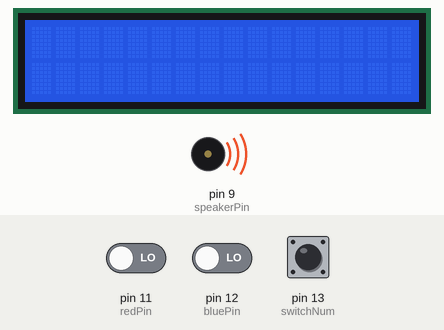
This sketch was run on a simulated Arduino Mega 2560, built with avr-gcc and run on an emulated ATmega2560. On the bench: 16×2 character LCD, buzzer (waves = sounding, pin HIGH). The inputs (shaded band) are chosen by the test bench; at power-on: pin 13 (switchNum) LOW, pin 11 (redPin) LOW, pin 12 (bluePin) LOW. What the sketch prints to the serial monitor is not drawn.

Above: at 1.2 s.
1.3 s: pin 13 (switchNum) pulled HIGH for 0.15 s
At 1.4 s:
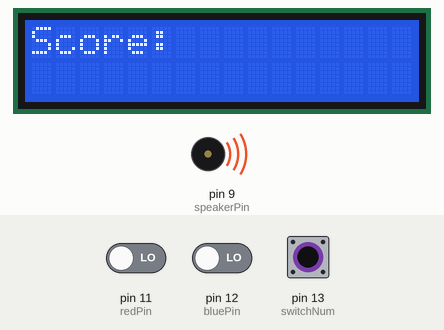
2.9 s: pin 13 (switchNum) pulled HIGH for 3.2 s
Timing chart, 0 to 5.9 s (numbered marks = the images above; inputs shaded):
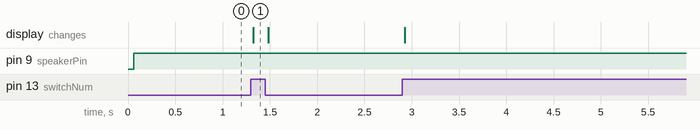

The sketch:

LCDBUTTON_FINAL.ino
```cpp
//libraries
#include <LiquidCrystal.h>
LiquidCrystal lcd(53,52,51,50,49,48);

//variables
const int switchNum = 13;
int on = digitalRead(switchNum);
int bluePin = 12;
int redPin = 11;
int greenPin = 12;
int speakerPin = 9;
int led1 = 9;
int led2 = 8;
int blueButton = digitalRead(bluePin);
int redButton = digitalRead(redPin);
int greenButton = digitalRead(greenPin);

int score = 0;

void setup() {

  //LCD stuff
  lcd.begin(16,2);

  //Serial Stuff
  Serial.begin(9600);

  //pins
  pinMode(bluePin,INPUT);
  pinMode(redPin,INPUT);
  pinMode(greenPin,INPUT);
  pinMode(led1, OUTPUT);
  pinMode(led1, OUTPUT);
  pinMode(speakerPin, OUTPUT);

}

void loop() {

  //Variable Updates
  on = digitalRead(switchNum);
  blueButton = digitalRead(bluePin);
  redButton = digitalRead(redPin);
  greenButton = digitalRead(greenPin);
  pinMode(speakerPin, OUTPUT);

  //Serial
  Serial.print("blue: " + String(blueButton));
  Serial.print("");
  Serial.print("red: " + String(redButton));
  Serial.print("");
  Serial.print("green: " + String(greenButton));
  Serial.print("");
  Serial.print(blueButton);
  Serial.print("");

  //led
  digitalWrite(led1, HIGH);
  digitalWrite(led2, HIGH);

  // //hit settings
  // if(bluePin == 1){
  //   blueHit == true;
  // }
  // if(redPin == 1){
  //   redHit == true;
  // }
  // if(greenPin == 1){
  //   greenHit == true;
  // }


  //Bulk Code
  if(on == 1){

    lcd.setCursor(0,0);
    lcd.println("Score: ");

  }
  else{
    off();
  }

}


void off(){
  lcd.clear();
}
```

Measured:
- after the input at 1.3 s, the display: changes at once (image 1)
